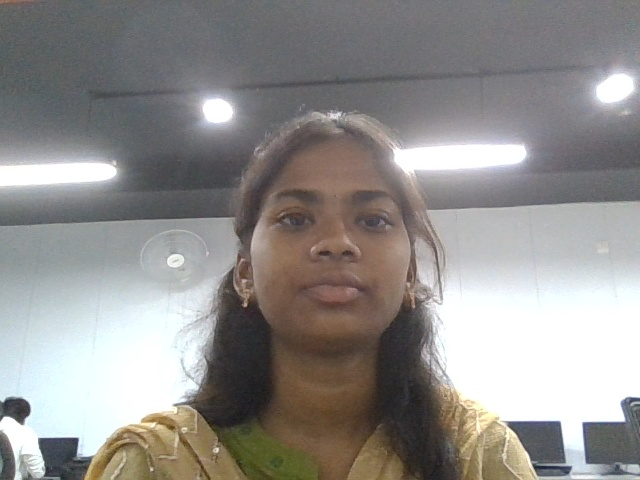
#> input picture my_photo.jpg, 640 x 480 px
$ python convert_colors.py
#> lines starting #> are read from the running program, lines starting #| are printed output that depends on the picture
import cv2

image = cv2.imread("my_photo.jpg")
#> image is the input picture: shape (480, 640, 3); mean B, G, R 140.8, 143, 145.5

rgb_image = cv2.cvtColor(image, cv2.COLOR_BGR2RGB)

gray_image = cv2.cvtColor(image, cv2.COLOR_BGR2GRAY)
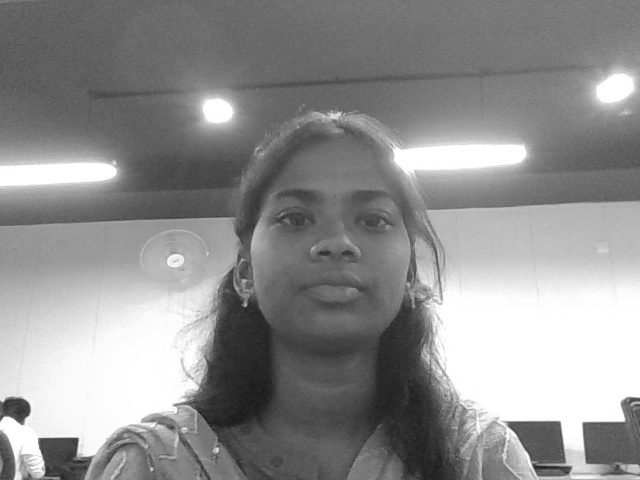
#> gray_image: shape (480, 640); min 24, max 255, mean 143.5

cv2.imshow("Original", image)
cv2.imshow("Gray", gray_image)

cv2.waitKey(0)
cv2.destroyAllWindows()
